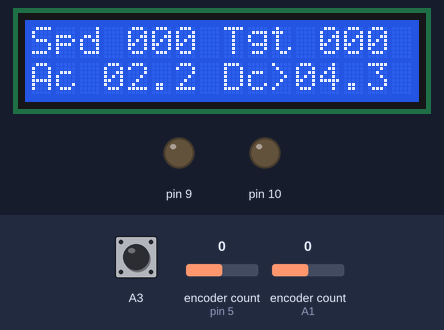
This sketch was run on a simulated Arduino Uno, built with avr-gcc and run on an emulated ATmega328P. On the bench: 16×2 character LCD, output pins drawn as LEDs (lit = HIGH). Inputs (shaded band) come from the test bench; at power-on: encoder count (sensors on A1, pin 5) 0, A3 HIGH.

Above: at 1.2 s.
1.3 s: encoder count (sensor on A1) set to -1
At 2.9 s:
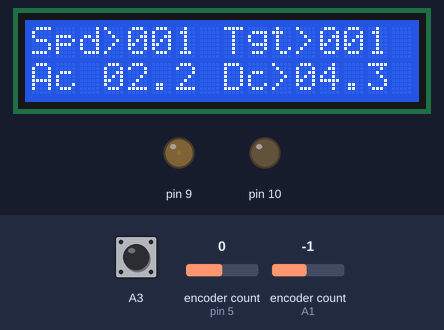
3.2 s: A3 pulled LOW for 3.2 s
At 5.8 s:
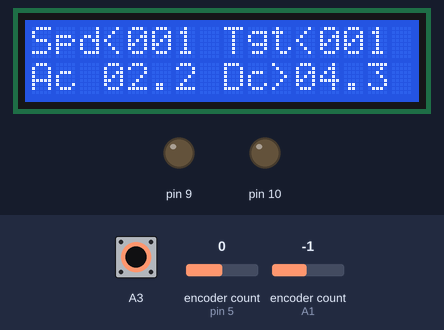
7.0 s: encoder count (sensor on A1) set to -2
At 7.4 s:
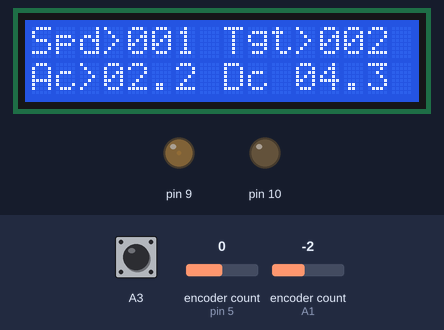
9.1 s: encoder count (sensor on A1) set to 2
At 9.29 s:
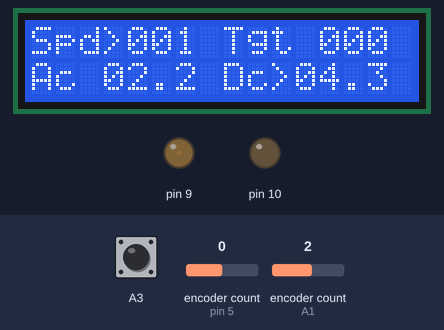
10.9 s: encoder count (sensor on A1) set to 1
At 11.12 s:
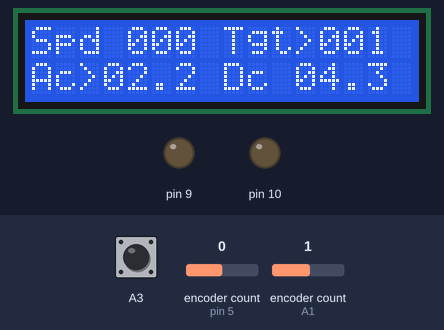
12.9 s: encoder count (sensor on A1) set to 5
At 13.8 s:
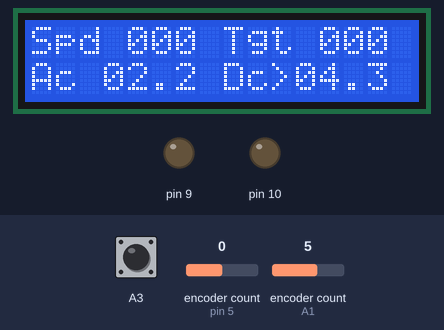
Timing chart, 0 to 15.5 s (numbered marks = the images above; inputs shaded):
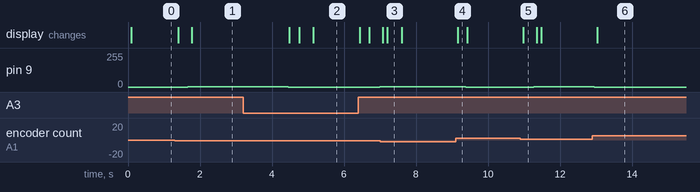

Measured:
- after the input at 1.3 s, pin 9: 0/255 → 1/255 after 0.36 s; the display: first changes after 0.09 s (image 1 shows a later state)
- after the input at 3.2 s, pin 9: 1/255 → 0/255 after 1.3 s, → 1/255 2.5 s later; the display: first changes after 1.3 s (image 2 shows a later state)
- after the input at 9.1 s, pin 9: 1/255 → 0/255 after 0.28 s; the display: changes after 0.06 s (image 4)
- after the input at 10.9 s, pin 9: 0/255 → 1/255 after 0.36 s; the display: changes after 0.08 s (image 5)
- after the input at 12.9 s, pin 9: 1/255 → 0/255 after 0.05 s; the display: changes after 0.13 s (image 6)
- what the display in image 3 shows lasts 0.4 s, from 7.2 s to 7.6 s

The sketch:

pwm-controller-arduino.ino
```cpp
// Required libraries:
// Clickencoder https://github.com/0xPIT/encoder/tree/arduino
// LiquidCrystal_I2C https://github.com/fdebrabander/Arduino-LiquidCrystal-I2C-library

#include <ClickEncoder.h>
#include <Wire.h>
#include <LiquidCrystal_I2C.h>

// Set the LCD address to 0x27 for a 16 chars and 2 line display
LiquidCrystal_I2C lcd(0x27, 16, 2);

// one rotary encoder for setting speed, one for accelleration
ClickEncoder speedKnob(A1, A2, A3);
ClickEncoder accKnob(5,6,7);

// Buffers for the LCD display, makes writing to the display a lot faster
char buffer0[16] = "Spd xxx Tgt xxx";
char buffer1[16] = "Ac xx.x Dc xx.x";

// visual speed and target speed as used by the display buffer
int visSpd = 0;
int visTgt = 0;

void setup() {
	// pin 9 and 10 are connected to the H bridge
	pinMode( 9, OUTPUT);
	pinMode( 10, OUTPUT);
	digitalWrite( 9, LOW);
	digitalWrite( 10, LOW);

	// update acceleration and deceleration values in display buffer
	writeAcc();
	writeDec();

	lcd.begin();
	lcd.backlight();

	// set up timer 1 for PWM
	// using Phase and Frequency correct PWM with TOP = ICR1
	// in this PWM mode, the timer counts from 0 to TOP and back to 0
	// OC1A is set high when the timer >= OCR1A, and set low when timer < OCR1A (same for OC1B)
	// when the timer hits 0 again, the overflow interrupt is triggered
	// Prescaler is /8, timer clock = 2MHz
	ICR1 = 10000; // sets freq to 100Hz
	TCCR1A = _BV(COM1A1) | _BV(COM1A0) | _BV(COM1B1) | _BV(COM1B0); // enable output on compare match for OC1A and OC1B
	OCR1A = 10000; // sets duty cycle to 0%
	OCR1B = 10000; // sets duty cycle to 0%
	TCCR1B = _BV(WGM13) | _BV(CS11); // select PWM mode, set prescaler to /8
	TIMSK1 |= _BV(TOIE1); // Enable overflow interrupt

	// Set up timer 2 for input updates (reading rotary encoders)
	// this generates an interrupt every millisecond
	TCCR2A = _BV(WGM21); // CTC (clear timer on compare match)
	TCCR2B = _BV(CS22); // prescaler /64
	OCR2A = 250; // overflow every millisecond (16,000,000 / 64 = 250,000)
	TIMSK2 = _BV( OCIE2A ); // Enable output compare interrupt on OCR2A
}

void loop() {
	// update speed and target speed in display buffer
	writeSpd();
	writeTgt();

	// write display buffer to display
	lcd.setCursor( 0, 0 );
	lcd.print( buffer0 );
	lcd.setCursor ( 0, 1 );
	lcd.print( buffer1 );

	// wait for 100 milliseconds (refresh display at 10fps)
	delay( 100 );
}

// variables used while calculating new speed and direction
bool dirTgt = false; // direction as set by direction switch
int spdTgt = 0; // speed as set by speed knob in km/h
long tgt = 0; // target speed in km/h * 1000, may be negative
long spd = 0; // speed in km/h * 1000, may be negative
int acc = 22; // acceleration in km/h/s (* 10). So 22 == 2.2km/h/s
int dec = 43; // deceleration in km/h/s (* 10). So 43 == 4.3km/h/s


void updateSpeed() {
	// calculate new speed based on:
	// current speed and direction
	// target speed and direction
	// acceleration and deceleration values

	// get absolute speed and target speed and their directions
	long s = spd > 0 ? spd : -spd;
	long t = tgt > 0 ? tgt : -tgt;
	bool ds = spd > 0;
	bool dt = tgt > 0;

	// keep track of whether we need to accelerate or decelerate
	bool accelerate = false;

	if ( spd != tgt ) {
		if ( ds != dt ) {
			// different direction, decelerate to 0 first
			accelerate = false;
			s -= dec;
			if ( s <= 0 ) {
				// reached or overshot 0; reverse direction
				ds = !ds;
				s = -s;
			}
		} else if ( s > t ) {
			// current speed exceeds target speed; decelerate
			accelerate = false;
			s -= dec;
			if ( s < t ) {
				// overshot target speed
				s = t;
			}
		} else {
			// current speed below target speed; accelerate
			accelerate = true;
			s += acc;
			if ( s > t ) {
				// overshot target speed
				s = t;
			}
		}
		// update actual speed with correct direction
		if ( !ds ) {
			spd = -s;
		} else {
			spd = s;
		}
	}

	// update acceleration/deceleration indicator in display buffer
	buffer1[2] = accelerate ? '>' : ' ';
	buffer1[10] = accelerate ? ' ' : '>';
}


ISR( TIMER1_OVF_vect )
{
	// interrupt triggered every 10 milliseconds by timer 1

	// read input from knobs and switches and update target speed and direction
	spdTgt -= speedKnob.getValue();

	// cap speed at 130 km/h
	if ( spdTgt > 130 ) {
		spdTgt = 130;
	} else if ( spdTgt < 0 ) {
		spdTgt = 0;
	}
	switch ( speedKnob.getButton() ) {
	case ClickEncoder::Closed:
	case ClickEncoder::Pressed:
	case ClickEncoder::Held:
		dirTgt = false;
		break;
	default:
		dirTgt = true;
		break;
	}

	// TODO: handle acceleration inputs

	// update actual target speed
	tgt = dirTgt ? spdTgt : -spdTgt;
	tgt *= 1000;

	// update actual speed based on target speed and acceleration/deceleration values
	updateSpeed();

	// update visual representation of speeds
	visSpd = spd / 1000;
	visTgt = tgt / 1000;

	// set PWM value
	OCR1A = 10000 - (spd / 40);
	// TODO: handle reverse direction
	// TODO: add lookup table for correct speed
}

ISR(TIMER2_COMPA_vect)
{
  speedKnob.service();
}

// Methods for writing values to the display buffer
void writeSpd() {
	writeInt( visSpd, buffer0 + 3 );
}


void writeTgt() {
	writeInt( visTgt, buffer0 + 11 );
}

void writeInt( int i, char* buffer ) {
	// negative value means backward, positive means forward

	// get absolute value
	int j = (i > 0 ? i : -i );

	// direction indicator
	buffer[0] = i == 0 ? ' ' : ( i > 0 ? '>' : '<' );
	buffer[1] = '0' + ( j / 100 );
	buffer[2] = '0' + ( ( j % 100 ) / 10 );
	buffer[3] = '0' + ( j % 10 );
}


void writeAcc()
{
  writeDecimal( acc, buffer1 + 3);
}

void writeDec() {
  writeDecimal( dec, buffer1 + 11 );
}

void writeDecimal( int d, char* buffer ) {
  buffer[0] = '0' + (d / 100);
  buffer[1] = '0' + ((d % 100 ) / 10);
  buffer[3] = '0'+ (d % 10);
}
```
